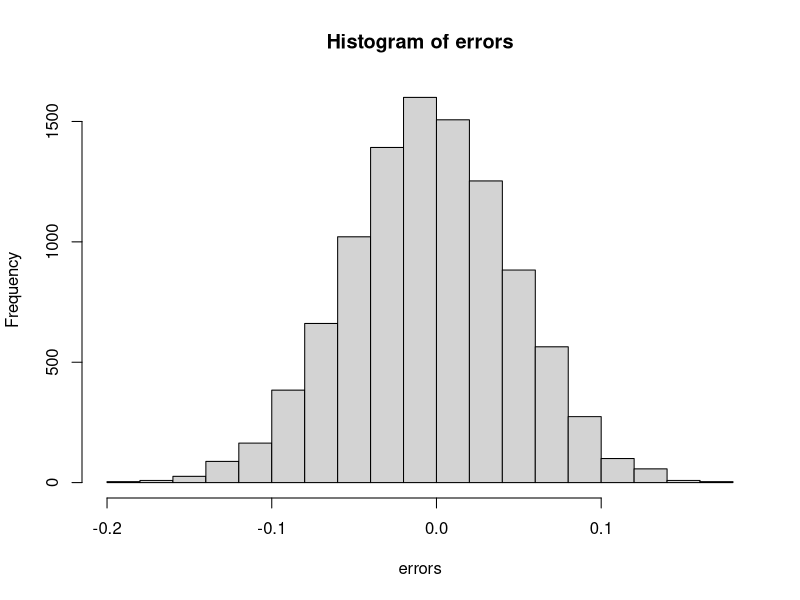
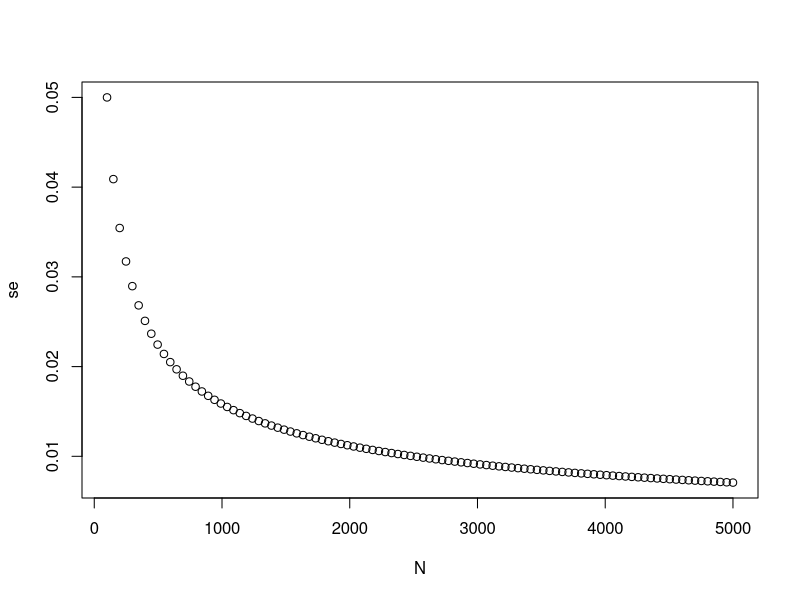
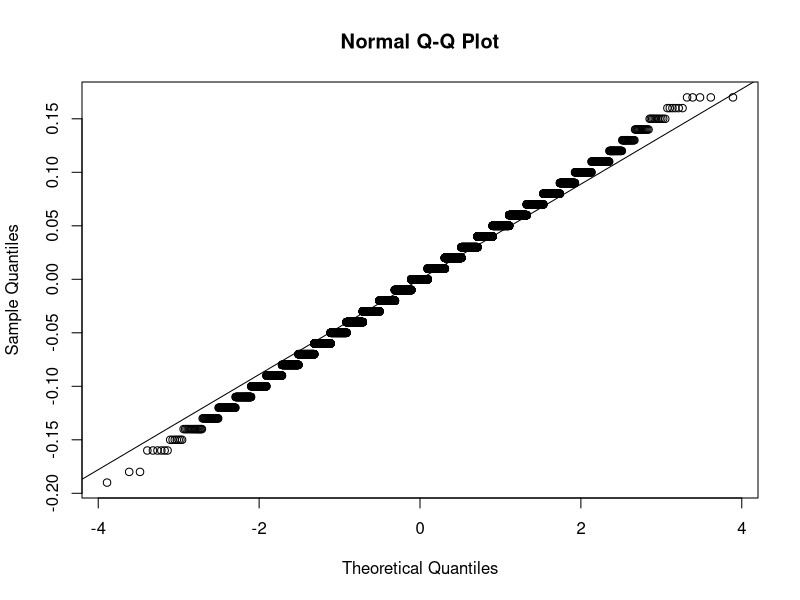

Recreate these plots in R, in order.
take_sample <- function(p,N) {
  x <- sample(c(0,1),size=N,replace=TRUE,prob=c(1-p,p))
  mean(x)
}

take_sample(0.45,10000000)

p <- 0.45
N <- 100

take_sample(p,N)


# DISTRIBUTION OF ERRORS

B <- 10000
set.seed(1)
errors <- replicate(B,{
  x <- sample(c(0,1),size=N,replace=TRUE,prob=c(1-p,p))
  mean(x)
  error <- p - mean(x)
})

# it's the same as

errors <- replicate(B,p-take_sample(p,N))

mean(errors)

hist(errors)

# AVERAGE SIZE OF ERRORS

mean(abs(errors))

# Calculate the standard deviation of `errors`

sqrt(mean(errors^2))

# CALCULATING THE STANDARD ERROR OF THE ESTIMATE SEXest

# Define `p` as a proportion of Democratic voters to simulate
p <- 0.45

# Define `N` as the sample size
N <- 100

# Use the `set.seed` function to make sure your answer matches the expected result after random sampling
set.seed(1)

# Define `X` as a random sample of `N` voters with a probability of picking a Democrat ('1') equal to `p`
X <- sample(c(0,1),size=N,replace=TRUE,prob=c(1-p,p))

# Define `X_bar` as the average sampled proportion
X_bar <- mean(X)

# Calculate the standard error of the estimate. Print the result to the console.
sqrt(X_bar*(1-X_bar)/N)



# PLOTTING THE STANDARD ERROR

N <- seq(100, 5000, len = 100)
p <- 0.5
se <- sqrt(p*(1-p)/N)

plot(N,se)

# PLOTTING THE ERRORS

p <- 0.45
N <- 100
B <- 10000
set.seed(1)

errors <- replicate(B, p - take_sample(p, N))

qqnorm(errors)
qqline(errors)


# Calculate the probability that the estimated proportion of Democrats 
# in the population is greater than 0.5. 

p <- 0.45
N <- 100

1 - pnorm(0.5,p,sqrt(p*(1-p)/N))


# Estimating probability of error size
# Probability of error being greater than 0.01


N <-100
X_hat <- 0.51

# Define `se_hat` as the standard error of the sample average
se_hat <- sqrt(X_hat*(1-X_hat)/N)

# Calculate the probability that the error is 0.01 or larger
# probability that is lower than -0.01 and higher than +0.01
pnorm(-0.01,0,se_hat) + 1 - pnorm(0.01,0,se_hat)
